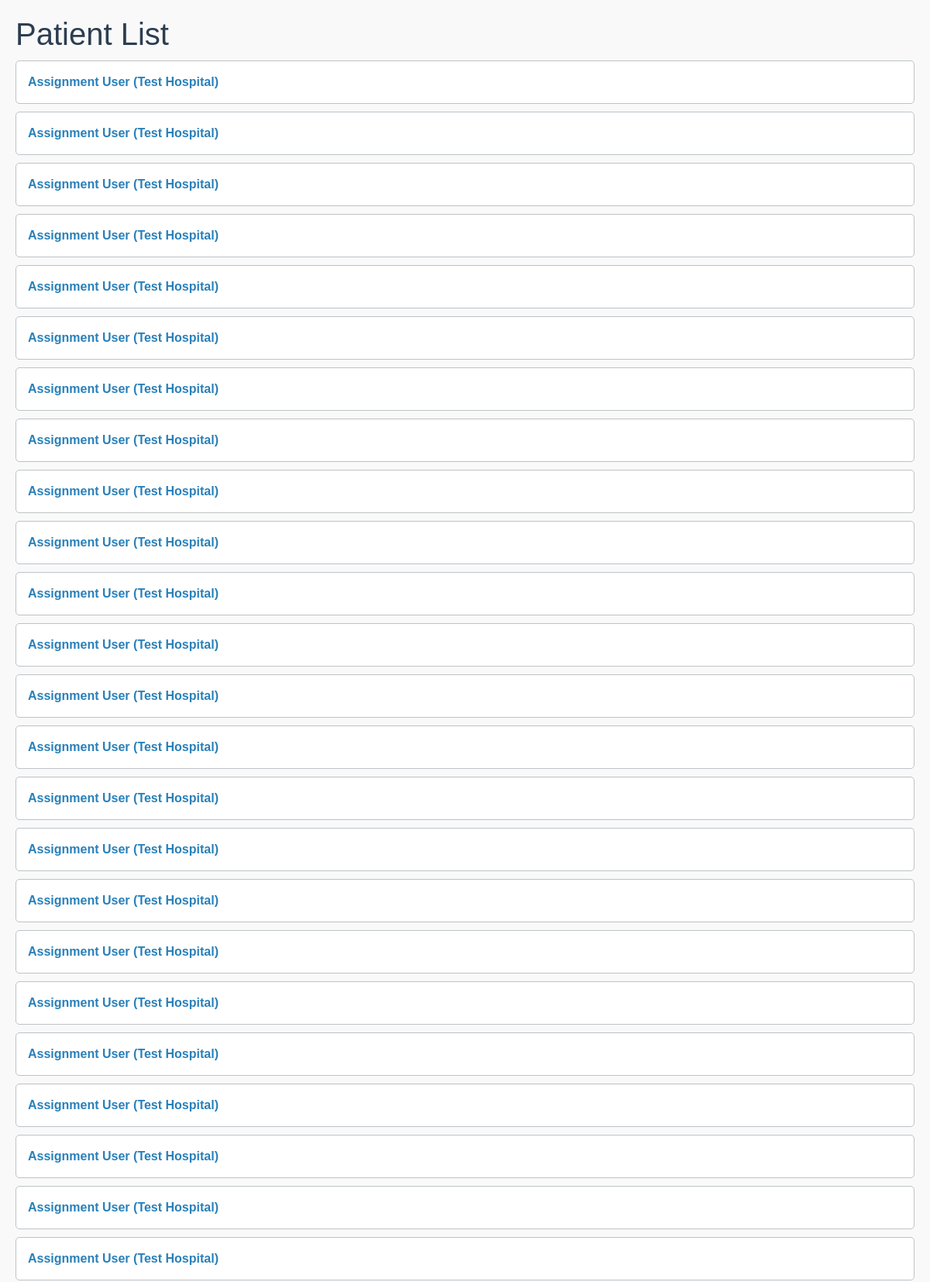
The app's page /patients/ (upper part) with its own data.
### patients/models.py (models this page shows, shortened)
class Patient(models.Model):
    patient_id = models.CharField(max_length=100)  # Removed unique=True
    patient_name = models.CharField(max_length=255)
    patient_gender = models.CharField(max_length=10)
    patient_age = models.IntegerField()
    mobile_number = models.CharField(max_length=255)  # Encrypted
    center = models.CharField(max_length=255)
    visit_date = models.DateField()
    doctor_name = models.CharField(max_length=255)
    department = models.CharField(max_length=255)
    ip_advised = models.BooleanField(default=False)
    medications = models.TextField(null=True, blank=True)
    investigations = models.TextField(null=True, blank=True)
    diagnosis_advised = models.TextField(null=True, blank=True)
    appointment_date = models.DateField(null=True, blank=True)

### patients/views.py (the view)
# urls.py: path('patients/', views.patient_list, name='patient_list'),
def patient_list(request):
    patients = Patient.objects.all()
    return render(request, 'patients/patient_list.html', {'patients': patients})

### patients/templates/patients/patient_list.html (shortened to what this page needs)
<!DOCTYPE html>
<html lang="en">
<head>
    <link rel="stylesheet" href="https://stackpath.bootstrapcdn.com/bootstrap/4.3.1/css/bootstrap.min.css">
</head>
<body>
    <h1>Patient List</h1>
    <ul class="patient-list">
        {% for patient in patients %}
            <li>
                <a href="{% url 'patient_detail' patient.id %}">{{ patient.patient_name }} ({{ patient.center }})</a>
            </li>
        {% empty %}
            <li>No patients found.</li>
        {% endfor %}
    </ul>
</body>
</html>

### patients/templates/patients/patient_list.html (style rules this page uses)
body { font-family: Arial, sans-serif; margin: 20px; background-color: #f9f9f9; }
h1 { color: #2c3e50; }
.patient-list { list-style-type: none; padding: 0; }
.patient-list li { background-color: #fff; border: 1px solid #bdc3c7; border-radius: 5px; margin: 10px 0; padding: 15px; transition: box-shadow 0.3s; }
a { text-decoration: none; color: #2980b9; font-weight: bold; }

### records on screen
Patient: patient_name "Assignment User", center "Test Hospital"
Patient: patient_name "Assignment User", center "Test Hospital"
Patient: patient_name "Assignment User", center "Test Hospital"
Patient: patient_name "Assignment User", center "Test Hospital"
Patient: patient_name "Assignment User", center "Test Hospital"
Patient: patient_name "Assignment User", center "Test Hospital"
Patient: patient_name "Assignment User", center "Test Hospital"
Patient: patient_name "Assignment User", center "Test Hospital"
Patient: patient_name "Assignment User", center "Test Hospital"
Patient: patient_name "Assignment User", center "Test Hospital"
Patient: patient_name "Assignment User", center "Test Hospital"
Patient: patient_name "Assignment User", center "Test Hospital"
Patient: patient_name "Assignment User", center "Test Hospital"
Patient: patient_name "Assignment User", center "Test Hospital"
Patient: patient_name "Assignment User", center "Test Hospital"
Patient: patient_name "Assignment User", center "Test Hospital"
Patient: patient_name "Assignment User", center "Test Hospital"
Patient: patient_name "Assignment User", center "Test Hospital"
Patient: patient_name "Assignment User", center "Test Hospital"
Patient: patient_name "Assignment User", center "Test Hospital"
Patient: patient_name "Assignment User", center "Test Hospital"
Patient: patient_name "Assignment User", center "Test Hospital"
Patient: patient_name "Assignment User", center "Test Hospital"
Patient: patient_name "Assignment User", center "Test Hospital"
